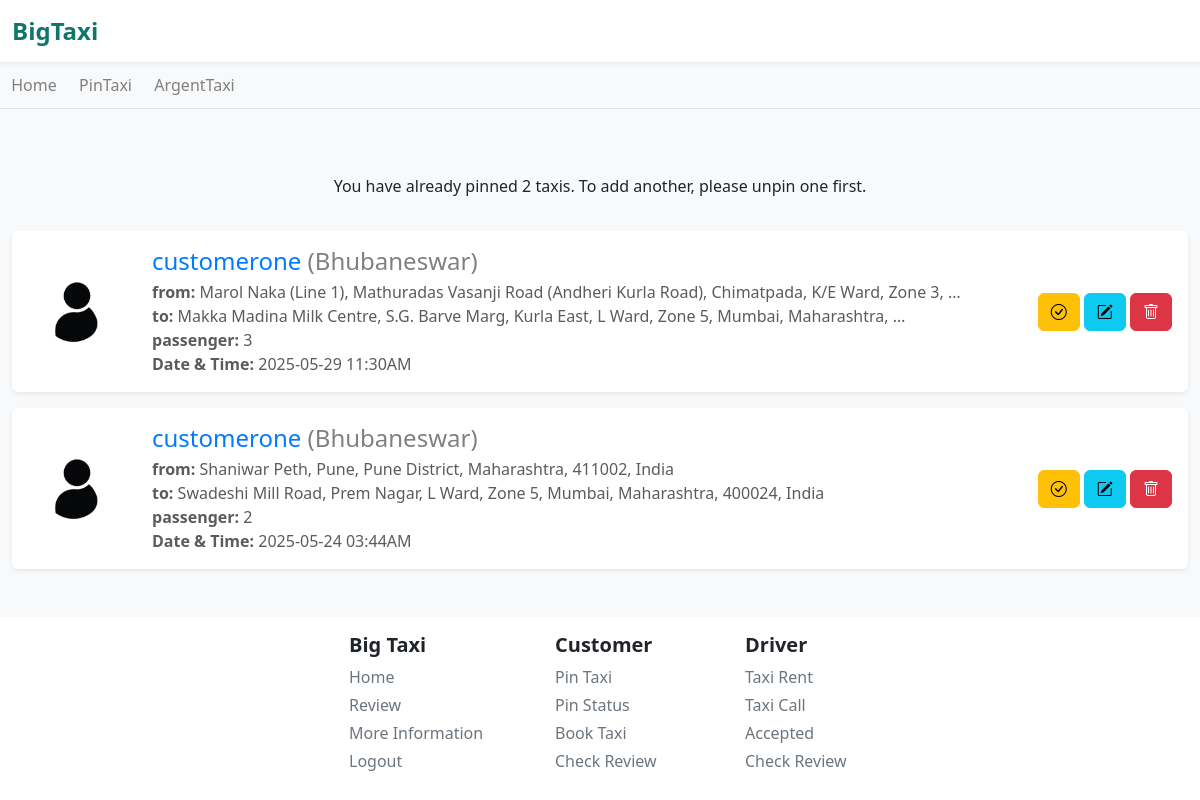
The app's page /home/pin/ (signed in), older data.
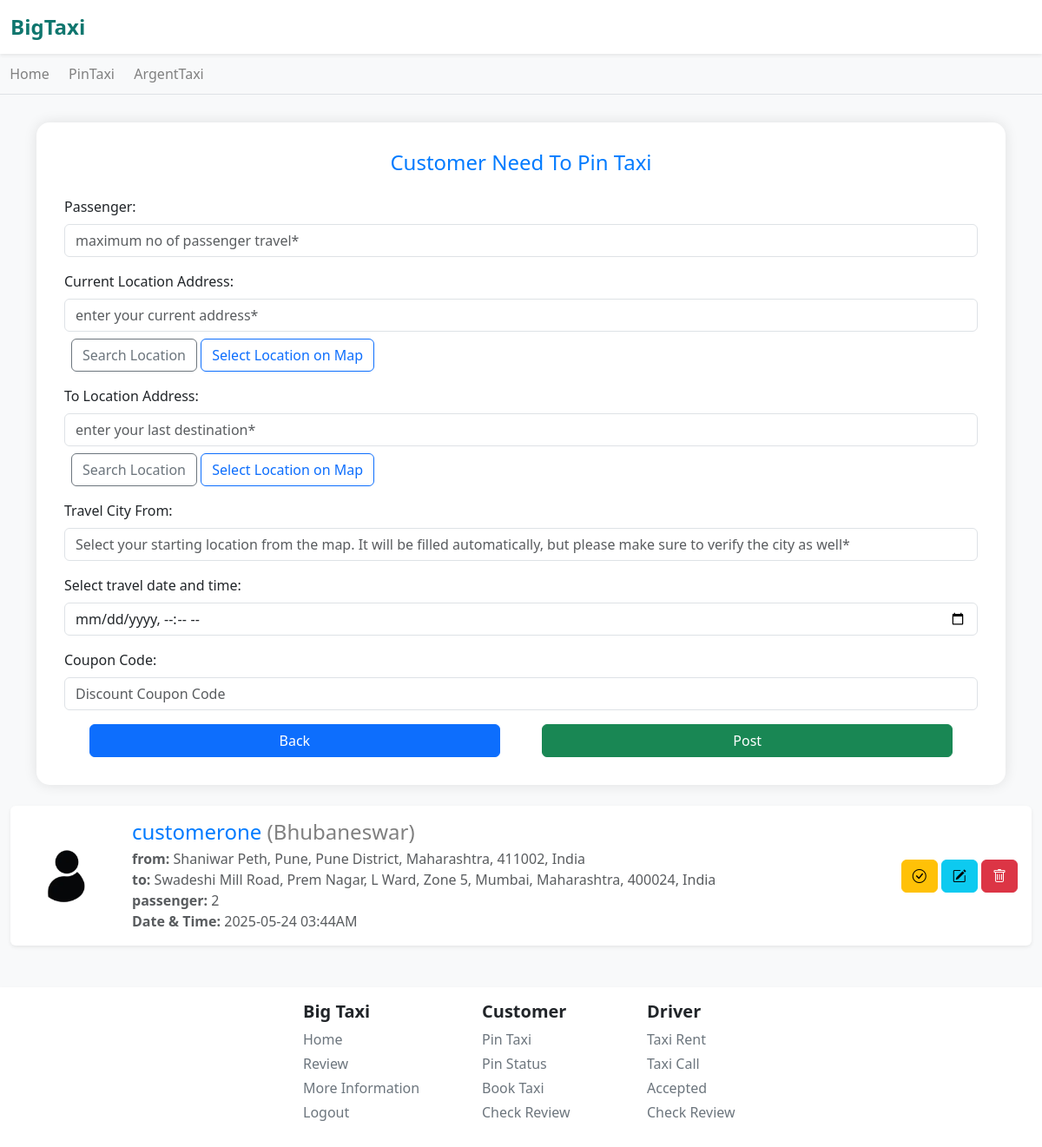
The same page, newer data.
### taxi_app/models.py (models this page shows, shortened)
class PinTaxiAvailable(models.Model):
    taxiAvaId = models.CharField(max_length=50)
    taxiCity = models.CharField(max_length=500)
    customerId = models.ForeignKey(usersDataModel, on_delete=models.CASCADE)
    currentLocation = models.CharField(max_length=2000)
    toLocation = models.CharField(max_length=2000, default='No Area Found!')
    taxiPassenger = models.IntegerField(default=1)
    pincode = models.CharField(max_length=20, default=' ')
    couponCodeWas = models.CharField(max_length=100, default='Customer Not Have Coupon')
    taxiDate = models.DateField(auto_now_add=True)
    taxiTime = models.TimeField(auto_now_add=True)
    taxiDateAndTimeByUser = models.CharField(max_length=100, default='none')
    priceOfTravel = models.IntegerField(default=0)
    driverCode = models.CharField(max_length=100, default='DRIVERCODE')

### Users/models.py (models this page shows, shortened)
class usersDataModel(models.Model):
    UserG = [
        ('Male', 'Male'),
        ('Female', 'Female'),
        ('Other', 'Other'),
        ('Not Check', 'Not Check'),
    ]
    UserC = [
        ('Developer', 'Developer'),
        ('Customer', 'Customer'),
        ('Driver', 'Driver'),
    ]
    ULink = models.ForeignKey(User, on_delete=models.CASCADE)
    UserCode = models.CharField(max_length=100, default='BIGTAXICODE1006463')
    UserCategory = models.CharField(choices=UserC, default='Customer')
    UserMobileNo = models.CharField(max_length=11)
    UserGender = models.CharField(max_length=100, default='Not Check')
    UserAge = models.CharField(max_length=3, default='')
    UserState = models.CharField(max_length=100, default='')
    UserCity = models.CharField(max_length=100, default='')
    UserPincode = models.CharField(max_length=20, default='')
    UserAddress = models.CharField(max_length=200, default='')
    UserPass = models.CharField(max_length=1000, default='password')
    CouponCode = models.CharField(max_length=50, null=True, blank=True)
    UProfileImage = models.ImageField(upload_to='profile/main/', default='profile/default/default.png')
    UProfileName = models.CharField(max_length=1000, default='BiXTaxi User')
    description = models.CharField(max_length=5000, default='No Description!')
    totalTripCount = models.IntegerField(default=0)
    dangerTripCount = models.IntegerField(default=0)

### taxi_app/views.py (the view, shortened to what this page needs)
# urls.py: path('pin/', views.pinTaxiFunctionBaseView, name='pinTaxi'),
def pinTaxiFunctionBaseView(request):
    if request.user.is_authenticated:
        showMessage = False
        usernames = request.user.username; user = User.objects.get(username = usernames); dataOfUser = usersDataModel.objects.get(ULink = user); dataPresentLst = PinTaxiAvailable.objects.filter(customerId = dataOfUser)
        profileImage = dataOfUser.UProfileImage; setLimitToForm = 2
        if dataPresentLst:
            valueOfPin = True
            if len(dataPresentLst) > 1:dataOfPin = PinFunction(request, dataPresentLst)
            elif len(dataPresentLst) > 3: dataOfPin = PinFunction(request, dataPresentLst)
            else:  dataOfPin = PinFunction(request, dataPresentLst)
        else: valueOfPin = False; dataOfPin = False
        if len(dataPresentLst) < setLimitToForm:
            DataShow = True
        else: DataShow = False
        context = { 'showMessage' : showMessage, 'valueOfPin' : valueOfPin, 'dataOfPin' : dataOfPin, 'usernames' : usernames, 'DataShow' : DataShow, 'profileImage' : profileImage}
        return render(request, 'main/pinTaxi.html', context)
    else: return redirect('driver:login')

### taxi_app/views.py (called while the page is built)
def PinFunction(request, dataPresentLst):
    dataOfPinLst = []; IdLst = []; codeLst = []
    for a1 in dataPresentLst:
        dataOfPinLst += [a1]
    DataOf = [1 if ReportDriverInPinTaxi.objects.filter(pinBarCode = i) else 0 for i in dataPresentLst]
    if 1 in DataOf:
        indexPosition, NoIndex = [index for index, value in enumerate(DataOf) if value == 1], [index for index, value in enumerate(DataOf) if value == 0]
        for i in indexPosition: IdLst.append(str(dataOfPinLst[i].taxiAvaId)); codeLst.append(str(dataOfPinLst[i].taxiAvaId))
        for j in NoIndex: IdLst.insert(j, '')
    request.session['ReportAccessBarCode'] = codeLst
    DataZip = list(zip(dataOfPinLst, DataOf))
    return DataZip

### templates/main/pinTaxi.html (shortened to what this page needs)
{% extends 'base.html' %} {% block body %}
<link rel="stylesheet" href="../../static/css/pinTaxi.css" />
<link rel="stylesheet" href="https://unpkg.com/leaflet/dist/leaflet.css" />
{% if DataShow %}
<div class="container mb-4">
  <div class="form-section">
    <h4>Customer Need To Pin Taxi</h4>
    <form method="POST">
      <div class="mb-3 text-start position-relative">
        <label class="form-label">Passenger:</label>
        <input
          type="number"
          class="form-control"
          name="uTaxiPassenger"
          min="0"
          placeholder="maximum no of passenger travel*"
          required
        />
      </div>
      <div class="mb-3 text-start position-relative">
        <label class="form-label">Current Location Address:</label>
        <input
          type="text"
          class="form-control"
          name="uCurrentLocation"
          id="currentLocationUser"
          placeholder="enter your current address*"
          required
        />
        <button
          type="button"
          id="search-current-location-btn"
          class="btn btn-outline-secondary mt-2 ms-2"
        >
          Search Location
        </button>
        <button
          type="button"
          id="open-current-map-btn"
          class="btn btn-outline-primary mt-2"
        >
          Select Location on Map
        </button>
      </div>
      <div class="mb-3 text-start position-relative">
        <label class="form-label">To Location Address:</label>
        <input
          type="text"
          class="form-control"
          name="uLastLocation"
          id="toLocationInput"
          placeholder="enter your last destination*"
          required
        />
        <button
          type="button"
          id="search-location-btn"
          class="btn btn-outline-secondary mt-2 ms-2"
        >
          Search Location
        </button>
        <button
          type="button"
          id="open-map-btn"
          class="btn btn-outline-primary mt-2"
        >
          Select Location on Map
        </button>
      </div>
      <div class="mb-3 text-start position-relative">
        <label class="form-label">Travel City From:</label>
        <input
          type="text"
          class="form-control"
          name="uCity"
          id="user-city"
          value=""
          placeholder="Select your starting location from the map. It will be filled automatically, but please make sure to verify the city as well*"
          readonly
          />
      </div>
      <div class="mb-3 text-start position-relative">
        <label class="form-label" for="datetime"
          >Select travel date and time:</label
        >
        <input
          type="datetime-local"
          id="datetime"
          class="form-control"
          name="utaxiDateAndTimeByUser"
          required
        />
      </div>
      {% if userCategoryis == 'Customer' %}
      <div class="mb-3 text-start position-relative">
        <label class="form-label">Coupon Code:</label>
        <input
          type="text"
          class="form-control"
          name="uCouponCode"
          placeholder="Discount Coupon Code"
        />
      </div>
      {% endif %}
      <div class="w-100 d-flex justify-content-center gap-5">
        <a href="{% url 'taxi_app:home' %}" class="btn btn-primary w-pin-taxi"
          >Back</a
        >
        <button type="submit" class="btn btn-success w-pin-taxi">Post</button>
      </div>
    </form>
  </div>
</div>
{% else %}
<div class="container mt-5">
  <div class="alert text-center">
    You have already pinned 2 taxis. To add another, please unpin one first.
  </div>
</div>
{% endif %}
{% if valueOfPin %}
  {% for DP, FIR in dataOfPin %}
<div class="container-xxl my-3">
  {% if FIR %}
    <div class="bg-warning shadow-sm rounded p-3 d-flex align-items-center flex-wrap flex-md-nowrap" style="border-radius: 50%;">
  {% else %}
    <div class="bg-white shadow-sm rounded p-3 d-flex align-items-center flex-wrap flex-md-nowrap" style="border-radius: 50%;">
  {% endif %}
    <div class="me-4 mb-3 mb-md-0">
      <img
        src="/media/{{ profileImage }}"
        alt="User Profile"
        class="rounded-circle"
        style="width: 100px; height: 100px; object-fit: cover; border-radius: 50%;"
      />
    </div>
    <div class="me-auto">
      <h4 class="mb-1">
        {{ usernames }}
        <span class="taxi-passenger-limit-text">({{ DP.taxiCity }})</span>
      </h4>
      <p class="text-muted mb-0">
        <strong>from:</strong> {{ DP.currentLocation|truncatewords:15 }}
      </p>
      <p class="text-muted mb-0"><strong>to:</strong> {{ DP.toLocation|truncatewords:15 }}</p>
      <p class="text-muted mb-0"><strong>passenger:</strong> {{ DP.taxiPassenger }}</p>
      <p class="text-muted mb-0"><strong>Date & Time:</strong> {{ DP.taxiDateAndTimeByUser }}</p>
    </div>
    <div class="mt-3 mt-md-0">
      {% if FIR %}
        <a href="{% url 'taxi_app:checkPinReport' DP.taxiAvaId %}" class="btn btn-primary"><i class="bi bi-file-earmark-text"></i></a>
        <a href="{% url 'taxi_app:repostPin' DP.taxiAvaId %}" class="btn btn-success"><i class="bi bi-arrow-clockwise"></i></a>
        <a href="{% url 'taxi_app:deletePinTaxiReport' DP.taxiAvaId %}" class="btn btn-danger"><i class="bi bi-trash"></i></a>
      {% else %}
        <a href="{% url 'taxi_app:pinStatus' DP.taxiAvaId %}" class="btn btn-warning button-home"><i class="bi bi-check-circle"></i></a>
        <a href="#" class="btn btn-info"><i class="bi bi-pencil-square"></i></a>
        <a href="{% url 'taxi_app:deletePinTaxiDetail' DP.taxiAvaId %}" class="btn btn-danger button-home-red"><i class="bi bi-trash"></i></a>
      {% endif %}
    </div>
  </div>
</div>
{% endfor %}
{% endif %}
{% endblock %}

### templates/base.html (shortened to what this page needs)
{% load static %}
<!DOCTYPE html>
<html lang="en">
  <head>
    <link
      href="https://cdn.jsdelivr.net/npm/bootstrap@5.3.0/dist/css/bootstrap.min.css"
      rel="stylesheet"
    />
    <link rel="stylesheet" href="{% static 'css/loader.css' %}">
    <link href="https://cdn.jsdelivr.net/npm/bootstrap-icons@1.10.5/font/bootstrap-icons.css" rel="stylesheet">
    <link rel="stylesheet" href="https://cdnjs.cloudflare.com/ajax/libs/font-awesome/6.5.0/css/all.min.css" />
    <link rel="stylesheet" href="{% static 'css/main.css' %}">
  </head>
  <body class="bg-light">
    <div id="main-content">
      {% include 'inc/navbar.html' %} {% block body %} {% endblock %} {% include 'inc/footer.html' %}
    </div>
  </body>
</html>

### templates/inc/navbar.html (shortened to what this page needs)
<nav class="navbar navbar-expand-lg navbar-light bg-white shadow-sm">
  <div class="container-fluid">
    <a class="navbar-brand text-primary text-main-own fw-bold fs-4" href="{% url 'taxi_app:autoRedirect' %}">BigTaxi</a>
  </div>
</nav>
<div class="bg-light border-bottom scrolling-navbar d-flex">
{% if user.is_authenticated %}
  {% if userCategoryis == 'Customer' %}
    <div class="nav-item-wrapper"><a class="nav-link" href="{% url 'taxi_app:autoRedirect' %}">Home</a></div>
    <div class="nav-item-wrapper"><a href="{% url 'taxi_app:pinTaxi' %}" class="nav-link">PinTaxi</a></div>
    <div class="nav-item-wrapper"><a class="nav-link" href="#">ArgentTaxi</a></div>
  {% endif %}
{% endif %}
</div>

### templates/inc/footer.html (shortened to what this page needs)
<footer class="bg-white shadow-sm mt-5 py-3">
  <div class="container-xxl">
    <div class="row text-center text-md-start d-flex align-items-center justify-content-center ms-5">
      <div class="col-6 col-md-2 mb-2">
        <h5 class="fw-bold">Big Taxi</h5>
        {% if user.is_authenticated %}
          <span class="d-block mb-1"><a href="{% url 'taxi_app:autoRedirect' %}" class="a-footer-tag">Home</a></span>
          <span class="d-block mb-1"><a href="{% url 'taxi_app:review' %}" class="a-footer-tag">Review</a></span>
          <span class="d-block mb-1"><a href="{% url 'driver:inforamtion' %}" class="a-footer-tag">More Information</a></span>
          <span class="d-block mb-1"><a href="{% url 'driver:logOut' %}" class="a-footer-tag">Logout</a></span>
        {% else %}
          <span class="d-block mb-1"><a href="{% url 'taxi_app:lan' %}" class="a-footer-tag">Home</a></span>
          <span class="d-block mb-1"><a href="{% url 'driver:inforamtion' %}" class="a-footer-tag">More Information</a></span>
        {% endif %}
      </div>
      <div class="col-6 col-md-2 mb-2 ms-md-3 ms-2">
        <h5 class="fw-bold">Customer</h5>
        {% if user.is_authenticated %}
            <span class="d-block mb-1"><a href="#" class="a-footer-tag">Pin Taxi</a></span>
            <span class="d-block mb-1"><a href="#" class="a-footer-tag">Pin Status</a></span>
            <span class="d-block mb-1"><a href="#" class="a-footer-tag">Book Taxi</a></span>
            <span class="d-block mb-1"><a href="#" class="a-footer-tag">Check Review</a></span>
        {% else %}
          <span class="d-block mb-1"><a href="{% url 'driver:customerLogin' %}" class="a-footer-tag">Login</a></span>
          <span class="d-block mb-1"><a href="{% url 'driver:customerSignup' %}" class="a-footer-tag">Signup</a></span>
        {% endif %}
      </div>
      <div class="col-6 col-md-2 mb-2">
        <h5 class="fw-bold">Driver</h5>
        {% if user.is_authenticated %}
          <span class="d-block mb-1"><a href="#" class="a-footer-tag">Taxi Rent</a></span>
          <span class="d-block mb-1"><a href="#" class="a-footer-tag">Taxi Call</a></span>
          <span class="d-block mb-1"><a href="#" class="a-footer-tag">Accepted</a></span>
          <span class="d-block mb-1"><a href="#" class="a-footer-tag">Check Review</a></span>
        {% else %}
          <span class="d-block mb-1"><a href="{% url 'driver:driverLogin' %}" class="a-footer-tag">Login</a></span>
        <span class="d-block mb-1"><a href="{% url 'driver:driverSignup' %}" class="a-footer-tag">Signup</a></span>
        {% endif %}
      </div>
    </div>
  </div>
</footer>

### static/css/main.css (style rules this page uses)
.text-main-own { color: #0f766e !important; }

### static/css/pinTaxi.css (style rules this page uses)
body { background-color: #f8fafc; }
.form-section { background-color: #ffffff; padding: 2rem; border-radius: 15px; box-shadow: 0 0 15px rgba(0, 0, 0, 0.1); margin-top: 2rem; text-align: center; }
h4 { color: #007bff; margin-bottom: 1.5rem; }
.w-pin-taxi { width: 45% !important; }
.taxi-passenger-limit-text { color: gray; }

### templates/inc/navbar.html (style rules this page uses)
a { text-decoration: none; }
.scrolling-navbar { overflow-x: auto; white-space: nowrap; scrollbar-width: none; }
.nav-item-wrapper { display: inline-block; padding: 0.7rem; }
.nav-link { color: gray; position: relative; }

### templates/inc/footer.html (style rules this page uses)
a { text-decoration: none; }
.a-footer-tag { color: #6c757d; }

Row changes from the older to the newer data that the page shows:
removed PinTaxiAvailable: UProfileImage (placeholder picture), {{ usernames }} "customerone", taxiCity "Bhubaneswar", currentLocation "Marol Naka (Line 1), Mathuradas Vasanji Road (Andheri Kurla Road), Chimatpada, K/E Ward, Zone 3, …", toLocation "Makka Madina Milk Centre, S.G. Barve Marg, Kurla East, L Ward, Zone 5, Mumbai, Maharashtra, …", taxiPassenger "3", taxiDateAndTimeByUser "2025-05-29 11:30AM"
Text that changed along with them:
text no longer shown: "You have already pinned 2 taxis. To add another, please unpin one first."
text now shown: "Customer Need To Pin Taxi Passenger: Current Location Address: Search Location Select Location on Map To Location Address: Search Location Select Location on Map Travel City From: Select travel date and time: Coupon Code: Back Post"
